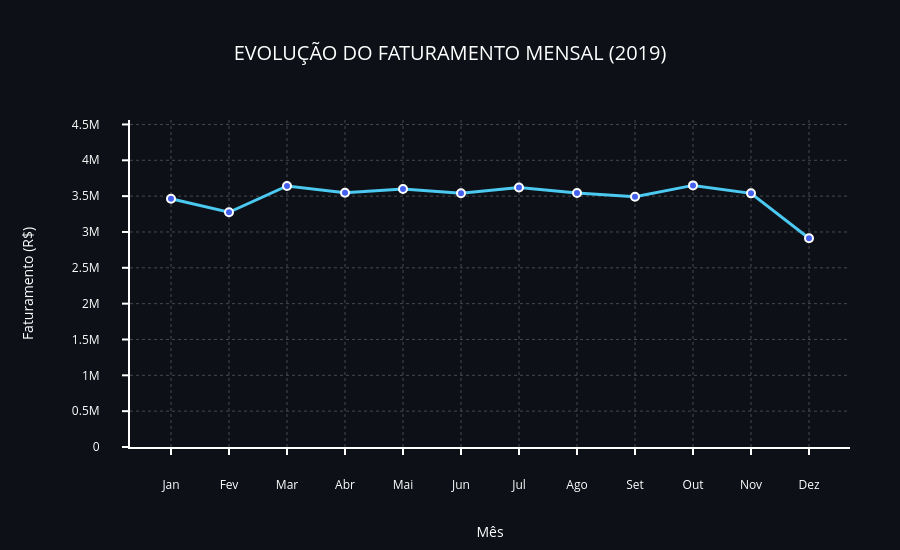

This figure's notebook cell:
### Markdown cell above
## 📈 Evolução do Faturamento Mensal

Este gráfico apresenta a variação do faturamento ao longo dos meses, permitindo identificar tendências de crescimento, queda e possíveis padrões sazonais nas vendas.

A análise temporal é essencial para entender o comportamento do negócio ao longo do tempo e apoiar decisões estratégicas.

### Code cell
analise_mes['Data'] = pd.to_datetime(
    analise_mes['Ano'].astype(str) + '-' +
    analise_mes['Mes'].astype(str) + '-01'
)

analise_mes = analise_mes.sort_values('Data')

mapa_abrev = {
    1: 'Jan', 2: 'Fev', 3: 'Mar', 4: 'Abr',
    5: 'Mai', 6: 'Jun', 7: 'Jul', 8: 'Ago',
    9: 'Set', 10: 'Out', 11: 'Nov', 12: 'Dez'
}

meses_abrev = analise_mes['Mes'].map(mapa_abrev)

mapa_completo = {
    1: 'Janeiro', 2: 'Fevereiro', 3: 'Março', 4: 'Abril',
    5: 'Maio', 6: 'Junho', 7: 'Julho', 8: 'Agosto',
    9: 'Setembro', 10: 'Outubro', 11: 'Novembro', 12: 'Dezembro'
}

meses_completo = analise_mes['Mes'].map(mapa_completo)

valores = analise_mes['Valor Final'].values

valores_formatados = [
    f"{v:,.2f}".replace(",", "X").replace(".", ",").replace("X", ".")
    for v in valores
]

#GRÁFICO DE LINHA: Evolução do faturamento mensal
fig2 = px.line(
    x=meses_abrev,
    y=valores,
    title="EVOLUÇÃO DO FATURAMENTO MENSAL (2019)",
    markers=True,
    labels={'x': 'Mês', 'y': 'Faturamento (R$)'}
)

fig2.update_traces(
    line=dict(color='#4CC9F0', width=3),
    marker=dict(
        size=8,
        color='#4361EE',
        line=dict(color='white', width=2)
    ),

    customdata=list(zip(meses_completo, valores_formatados)),

    hovertemplate=
    "Mês: %{customdata[0]}<br>" +
    "Faturamento: R$ %{customdata[1]}" +
    "<extra></extra>"
)

fig2.update_yaxes(
    range=[0, max(valores) * 1.25],

    color='white',
    showline=True,
    linecolor='white',
    linewidth=2,

    showgrid=True,
    gridcolor='rgba(200,200,200,0.3)',  
    griddash='dot',

    ticks="outside",
    ticklen=6,
    tickwidth=2,

    ticklabelstandoff=20,   
    title_standoff=35,

    tickfont=dict(size=12, color='white'),
    title_font=dict(size=14, color='white'),

    automargin=True
)

fig2.update_xaxes(
    color='white',
    showline=True,
    linecolor='white',
    linewidth=2,

    showgrid=True,
    gridcolor='rgba(200,200,200,0.3)',
    griddash='dot',

    ticks="outside",
    ticklen=6,
    tickwidth=2,

    ticklabelstandoff=20,   
    title_standoff=35,

    tickfont=dict(size=12, color='white'),
    title_font=dict(size=14, color='white'),

    automargin=True
)

fig2.update_layout(
    margin=dict(t=120, l=130, r=50, b=100),
    height=550,

    plot_bgcolor='#0d1117',
    paper_bgcolor='#0d1117',
    font=dict(color='white'),

    title_font_size=20,
    title_x=0.5,

    hovermode='closest',  

    hoverlabel=dict(
        bgcolor="black",
        font_size=12,
        font_color="white"
    )
)

fig2.show()

### Figure 1 — Plotly figure (JSON) as saved in the notebook; plotly's stock layout.template omitted (floating-point values rounded to 4 significant figures)
{"data": [{"customdata": [["Janeiro", "3.462.957,00"], ["Fevereiro", "3.274.977,00"], ["Março", "3.642.537,00"], ["Abril", "3.547.336,00"], ["Maio", "3.600.535,00"], ["Junho", "3.540.377,00"], ["Julho", "3.621.529,00"], ["Agosto", "3.543.707,00"], ["Setembro", "3.491.005,00"], ["Outubro", "3.649.728,00"], ["Novembro", "3.538.507,00"], ["Dezembro", "2.912.843,00"]], "hovertemplate": "Mês: %{customdata[0]}<br>Faturamento: R$ %{customdata[1]}<extra></extra>", "legendgroup": "", "line": {"color": "#4CC9F0", "dash": "solid", "width": 3}, "marker": {"color": "#4361EE", "line": {"color": "white", "width": 2}, "size": 8, "symbol": "circle"}, "mode": "lines+markers", "name": "", "orientation": "v", "showlegend": false, "type": "scatter", "x": ["Jan", "Fev", "Mar", "Abr", "Mai", "Jun", "Jul", "Ago", "Set", "Out", "Nov", "Dez"], "xaxis": "x", "y": [3462957, 3274977, 3642537, 3547336, 3600535, 3540377, 3621529, 3543707, 3491005, 3649728, 3538507, 2912843], "yaxis": "y"}], "layout": {"font": {"color": "white"}, "height": 550, "hoverlabel": {"bgcolor": "black", "font": {"color": "white", "size": 12}}, "hovermode": "closest", "legend": {"tracegroupgap": 0}, "margin": {"b": 100, "l": 130, "r": 50, "t": 120}, "paper_bgcolor": "#0d1117", "plot_bgcolor": "#0d1117", "title": {"font": {"size": 20}, "text": "EVOLUÇÃO DO FATURAMENTO MENSAL (2019)", "x": 0.5}, "xaxis": {"anchor": "y", "automargin": true, "color": "white", "domain": [0, 1], "gridcolor": "rgba(200,200,200,0.3)", "griddash": "dot", "linecolor": "white", "linewidth": 2, "showgrid": true, "showline": true, "tickfont": {"color": "white", "size": 12}, "ticklabelstandoff": 20, "ticklen": 6, "ticks": "outside", "tickwidth": 2, "title": {"font": {"color": "white", "size": 14}, "standoff": 35, "text": "Mês"}}, "yaxis": {"anchor": "x", "automargin": true, "color": "white", "domain": [0, 1], "gridcolor": "rgba(200,200,200,0.3)", "griddash": "dot", "linecolor": "white", "linewidth": 2, "range": [0, 4562160], "showgrid": true, "showline": true, "tickfont": {"color": "white", "size": 12}, "ticklabelstandoff": 20, "ticklen": 6, "ticks": "outside", "tickwidth": 2, "title": {"font": {"color": "white", "size": 14}, "standoff": 35, "text": "Faturamento (R$)"}}}}
